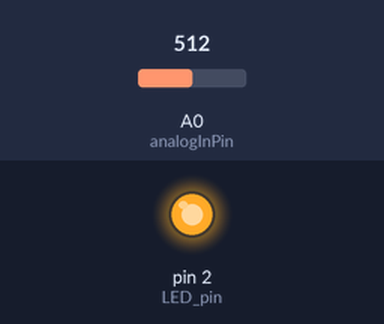
Recording of a sketch running on a simulated Arduino Uno, built with avr-gcc and run on an emulated ATmega328P. On the bench: output pins drawn as LEDs (lit = HIGH). The inputs (shaded band) are chosen by the test bench; at power-on: A0 (analogInPin) = 512.

Above: at 1.2 s.
1.3 s: A0 (analogInPin) set to 222
2.8 s: A0 (analogInPin) set to 191
At 3.8 s:
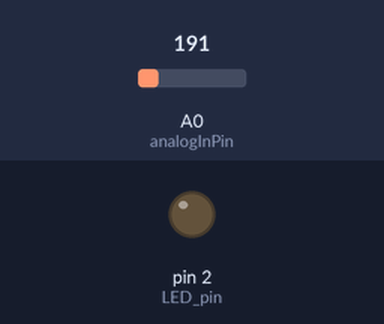
4.3 s: A0 (analogInPin) set to 306
At 5.0 s:
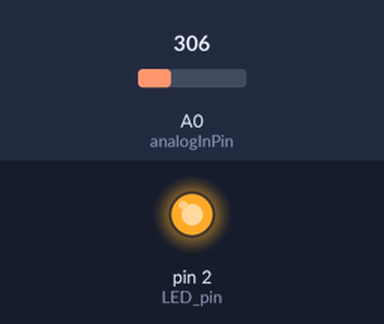
5.8 s: A0 (analogInPin) set to 122
At 6.1 s:
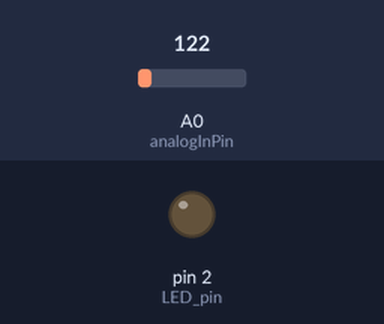
Timing chart, 0 to 8.3 s (numbered marks = the images above; inputs shaded):
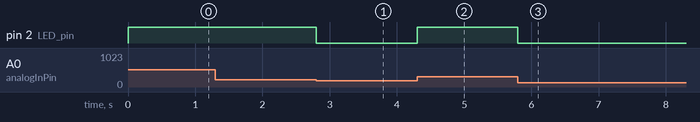

Measured:
- the behaviour switches between 205 and 204 on A0 (analogInPin) (found by bisection; images 0 and 1)
- after the input at 1.3 s, every drawn part: stays the same
- after the input at 2.8 s, pin 2 (LED_pin): HIGH → LOW at once
- after the input at 4.3 s, pin 2 (LED_pin): LOW → HIGH at once
- after the input at 5.8 s, pin 2 (LED_pin): HIGH → LOW at once

The sketch:

LAB_LDR.ino
```cpp
const int analogInPin = A0;  // Analog input pin that the potentiometer is attached to
int   sensorValue=0;
float volt = 0;
int LED_pin = 2;
void setup() {
  Serial.begin(9600);
  pinMode(LED_pin,OUTPUT);
}

void loop() {
  sensorValue = analogRead(analogInPin);
  volt = 0.0048828125 * sensorValue;
  if(volt>= 1.00) digitalWrite(LED_pin,HIGH);
  else digitalWrite(LED_pin,LOW);
  delay(2);
}
```
